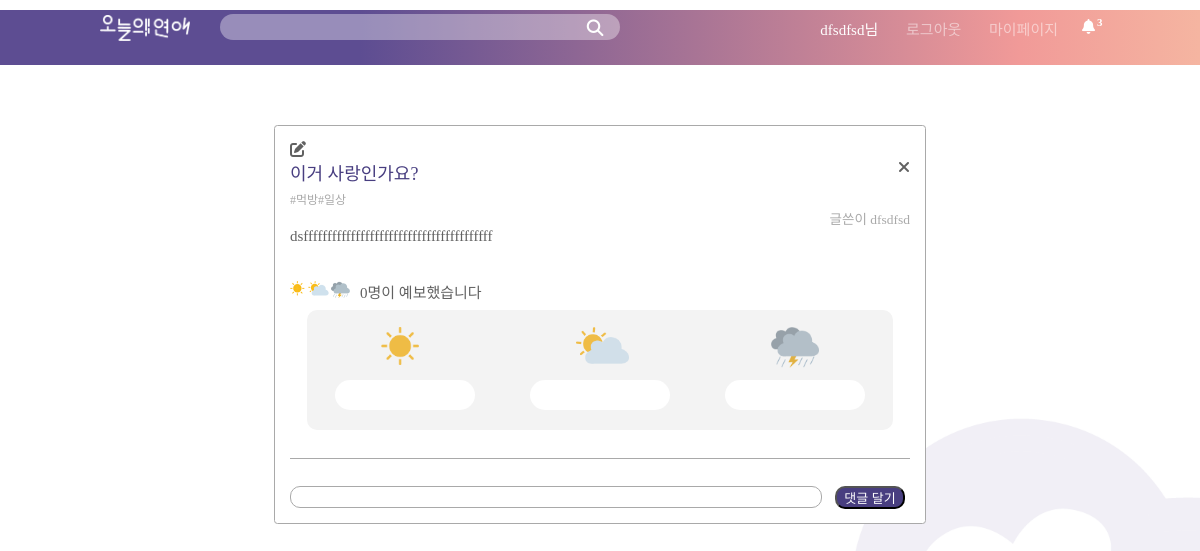
Page /home/3/ (signed in) on the committed database.
### feedpage/models.py (models this page shows, shortened)
class Profile(models.Model):
    user = models.OneToOneField(User, on_delete=models.CASCADE, null=True)
    nickname = models.CharField(max_length=20, blank=True)
    gender = models.CharField(max_length=20, blank=True)
    age = models.CharField(max_length=20, blank=True)
    lovestatus= models.CharField(max_length=20, blank=True)
    profile_photo = ProcessedImageField(upload_to= 'profile_photos',
                                        processors=[ResizeToFill(300, 400)],
                                        options={'quality': 90})
    score= models.IntegerField(default= 0) #user 등급 위한 점수 관리

class Feed(models.Model):
    title = models.CharField(max_length=256)
    content = models.TextField()
    created_at = models.DateTimeField(default=timezone.now)
    updated_at = models.DateTimeField(blank=True, null=True)
    anonymous = models.BooleanField(default=False)
    author = models.ForeignKey(User, null=True, on_delete= models.CASCADE)
    sunny_content =models.CharField(max_length=256)
    cloudy_content= models.CharField(max_length=256)
    rainy_content=models.CharField(max_length=256)
    sunny_users = models.ManyToManyField(User, blank=True, related_name='feeds_sunny', through='Sunny')
    cloudy_users = models.ManyToManyField(User, blank=True, related_name='feeds_cloudy', through='Cloudy')
    rainy_users = models.ManyToManyField(User, blank=True, related_name='feeds_rainy', through='Rainy')
    nickname=models.CharField(max_length=200, blank=True)
    feed_photos = models.ManyToManyField(Photos, related_name='feed_photo')
    hashtag_str=models.TextField(blank=True)
    result= models.CharField(default='not confirmed', max_length=200) #결과 확정.

### feedpage/views.py (the view, shortened to what this page needs)
# urls.py: path('<int:id>/', views.show, name='show'),
def show(request, id):
    if request.method == 'GET':
        feed = Feed.objects.get(id=id)
        notifs= Notification.objects.filter(user=request.user, viewed=False)
        return render(request, 'feedpage/show.html', {'feed': feed, 'notifs':notifs})

### feedpage/templates/feedpage/show.html (shortened to what this page needs)
{% extends 'base.html' %}
{% block content %}
{% load static %}
<link rel="stylesheet"  href="{% static 'feedpage/search.css' %}" />
  <div class="all_body">
    <div class=bg>
    </div>
    <div class=contents_wrapper>
    <div button_wrapper>
      <a href="/home/{{feed.id}}/edit/"> <i style="color: #616161;" class="fas fa-edit" id="editButton"></i> </a>
    </div>
      <div class="feed_head">
        <div class= "feed_title">
          <p> {{ feed.title }}</p>
        </div>
        <div class="feed_delete">
          {% if request.user == feed.author %}
            <a href = "/home/{{feed.id}}/delete" onclick="return confirm('정말 삭제하시겠습니까?')"><i style="color:#616161;"class="fas fa-times"></i></a>
          {% endif %}
        </div>
      </div>
      <div class="hashtag">
        <p style="font-size:12px;">{{ feed.hashtag_str }}</p>
      </div>
          {% if feed.anonymous %}
            <p style="font-size:13.5px; text-align:right; color:#A9A9A9;">글쓴이   {{feed.nickname}}</p>
          {% else %}
            <p style="font-size:13.5px; text-align:right; color:#A9A9A9;">글쓴이  {{ feed.author.profile.nickname }} </p>
          {% endif %}
      <div class = "feed_content">
            <p style="font-size:15px; text-align:left; color:#616161;">{{ feed.content }}</p>
      </div>
      <br>
          <br>
        <div class="forecast">
          {% load mathfilters %}
          {% with total=feed.sunny_users.count|add:feed.cloudy_users.count|add:feed.rainy_users.count %}
            {% if feed.result == 'not confirmed' %}
              {% if user not in feed.sunny_users.all and user not in feed.cloudy_users.all and user not in feed.rainy_users.all %}
                  <div class="forecast_title">
                    <img style="width:60px; height:auto;" src= "{% static 'feedpage/img/three.png' %}" />
                    <div class="forecast_number"><p> {{total}}명이 예보했습니다 </p> </div>
                  </div>
                  <div class = "optionbox">
                    <div class = "weather">
                      <div class = "sunny">
                        <img style = "width: 38px; height: auto;" src="{% static 'feedpage/img/sunny.png' %}" />
                      </div>
                      <div class = "cloudy">
                        <img style = "width: 53px; height: auto;" src="{% static 'feedpage/img/cloudy.png' %}" />
                      </div>
                      <div class = "rainy">
                        <img style = "width: 48px; height: auto;" src="{% static 'feedpage/img/rainy.png' %}" id="rainy"/>
                      </div>
                    </div>
                    <div class = "option_blank">
                      <div class = "option1">
                        <label class="container">
                          <div id ="option1">
                            <p id=optionfont>  <p id = "optionfont"> {{feed.sunny_content}}</p></div>
                        </label>
                        <a href="/home/{{ feed.id }}/sunny"> <span class="checkmark"></span></a>
                      </div>
                      <div class = "option2">
                        <label class="container2">
                          <div id ="option2">
                            <p id=optionfont> <p id = "optionfont">{{feed.cloudy_content}}</p></div>
                        </label>
                        <a href="/home/{{ feed.id }}/cloudy"><span class="checkmark2"></span></a>
                      </div>
                      <div class = "option3">
                        <label class="container3">
                          <div id ="option3">
                            <p id = "optionfont"> <p id = "optionfont"> {{feed.rainy_content}}</p></div>
                        </label>
                        <a href="/home/{{ feed.id }}/rainy"><span class="checkmark3"></span></a>
                      </div>
                    </div>
                  </div>
              {% endif %}
            {% endif %}
          {% endwith %}
        </div>
          <div class="line"></div>
          <br>
          <form action="/home/{{ feed.id }}/comments/" method="POST">
            <div class="comment_box">
              <input type="text" id = "text_comment" name="content" />
              <button class="comment_submit" type="submit">댓글 달기</button>
            </div>
          </form>
      </div>
    </div>
{% endblock content %}

### feedpage/templates/base.html (shortened to what this page needs)
<!DOCTYPE html>
{% load static %}
    <html>
      <head>
        <link rel="stylesheet"  href="{% static 'feedpage/base.css' %}" />
      </head>
      <header>
         <a href = "/home/"> <img src="{% static 'feedpage/img/logo3.png' %}" class="logo"/></a>
        <div class = "left" sytle ="text-align: center;">
          <form action="/home/search" method="get">
            <input type="text" id="search_box" name="hashtags" value="{{ hashtags }}">
            <button type="submit" id="search_button"></button>
          </form>
        </div>
        <div class = "right" style="text-align: right;">
            <a class = "username">
            {% if user.is_authenticated %}
              {{  user.profile.nickname }}님
            </a>
            <p1><a class = "logout" href="{% url 'login'%}?next={{request.path}}">로그아웃</a></p1>
            <p2><a class = "mypage" href="{% url 'mypage'%}">마이페이지</a></p2>
            <a class="button_icon" href= "#popup1"><i class="fas fa-bell fa-sm" style= "color: #ffffff;"></i>
            <div class = "count_icon" ><p>{{ user.notification_set.count }}</p></div> </a>
          {% endif %}
      </header>
      <body>
      {% block content %}
      {% endblock %}
      </body>

### feedpage/static/feedpage/base.css (style rules this page uses)
* { margin: 0; padding: 0; }
header { position: fixed; height: 55px; z-index: 99; width: 100%; background: rgb(93,77,146); background: linear-gradient(90deg, rgba(93,77,146,1) 5%, rgba(93,77,146,1) 30%, rgba(241,154,152,1) 85%, rgba(245,181,161,1) 100%); }
.logo { position: fixed; width: 90px; height: auto; margin-left: 100px; top: 15px; }
.left { position: fixed; width: 500px; height: 44px; left: 220px; top: 14px; }
.right { color: white; position: fixed; width: 500px; height: auto; right: 130px; top: 18px; font-size: 15px; }
#search_box { font-size: 12px; width: 400px; height: 26px; border-radius: 16px; border: 0px; background: rgba(255,255,255, 36%); text-align-last:center; }
#search_button { position: absolute; background: rgba(255,255,255, 0%); border: 0px; width: 20px; height: 20px; right: 115px; top: 4px; }
.username { color: white; text-decoration: none; position: relative; margin: 12px; font-size: 15px; }
.logout, .mypage { color: rgba(255,255,255, 50%); text-decoration: none; position: relative; margin: 12px; font-size: 15px; }
.logout::after, .mypage::after { position: absolute; content: ""; border-radius: 30px; background: white; mix-blend-mode: exclusion; width: calc(100% + 20px); height: 0; bottom: -4px; left: -10px; transition: all .3s cubic-bezier(0.445, 0.05, 0.55, 0.95); }
.all_body { position: relative; top: 55px; }
.button_icon { position: relative; width: fit-content; margin-left: 12px; margin-right: 12px; font-size: 17px; position: absolute; background: rgba(255,255,255, 0%); text-decoration: none; }
.count_icon { position: absolute; left: 15px; bottom: 10px; }
.count_icon > p { font-size: 11px; font-weight: 600; color: white; position: relative; }

### feedpage/static/feedpage/search.css (style rules this page uses)
body { font-family: 'Nanum+Gothic:400'; }
.bg { position: fixed; top: -50%; left: -50%; width: 200%; height: 200%; }
.contents_wrapper { position: relative; display: block; width: 620px; height: auto; border: 0.5px solid #A9A9A9; border-radius: 3.445px; padding: 15px; margin-top: 10px; background: white; top: 60px; margin-left: auto; margin-right: auto; }
.feed_head { display:flex; }
.feed_delete { position:absolute; right:15px; }
.feed_title { font-size:18px; text-align:left; color:#483e80; }
.hashtag { text-align:left; color:#A9A9A9; font-size:11px; margin-top: 5px; }
.forecast_number { position: absolute; left:85px; font-size: 15px; color:#616161; }
.forecast_title { display:flex; width: 500px; }
.line { width: 620px; height: 20px; border-top: 1px solid #A9A9A9; position: absolute; }
.comment_box { position:relative; display:flex; width:620px; margin-top:10px; margin-left: auto; margin-right: auto; }
#text_comment { position:relative; width:530px; height: 20px; background:rgb(255, 255, 255); border: 1px solid #A9A9A9; border-radius: 10px; }
.comment_submit { position: absolute; right: 5px; width:70px; font-size: 13px; background: #483e80; color:white; border-radius: 10px; }
.optionbox { position: relative; width: 586px; height: 120px; display: block; bottom: 3px; margin-top: 15px; margin-bottom: 25px; margin-left: auto; margin-right: auto; background: #f3f3f3; border-radius: 10px; border: 0px solid; }
.weather { height: 65px; display: flex; }
.optionbox img { position: relative; top: 10px; }
.sunny, .cloudy, .rainy { width: 48px; height: 50px; margin: auto; }
.option_blank { width: 586px; height: 40px; display: flex; }
#option1 { position: relative; background: white; width: 140px; height: 30px; border: 0px; border-radius: 23px; text-align-last: center; }
#option2 { position: relative; background: white; width: 140px; height: 30px; border: 0px; border-radius: 23px; text-align-last: center; }
#option3 { position: relative; background: white; width: 140px; height: 30px; border: 0px; border-radius: 23px; text-align-last: center; }
.option1, .option2, .option3 { width: 140px; height: 30px; margin: auto; text-align: center; }
.checkmark { position: absolute; left: 0; height: 115px; width: 185px; border-radius: 10px; border: 0px solid #483e80; background: rgba(0, 0, 0, 0); top: 0; }
.checkmark2 { position: absolute; left: 198px; height: 115px; width: 185px; border-radius: 10px; border: 0px solid #483e80; background: rgba(0, 0, 0, 0); top: 0; }
.checkmark3 { position: absolute; right: 0px; height: 115px; width: 185px; border-radius: 10px; border: 0px solid #483e80; background: rgba(0, 0, 0, 0); top: 0; }

### rows in the picture
Feed: title "이거 사랑인가요?", hashtag_str "#먹방#일상", author.profile.nickname "dfsdfsd", content "dsffffffffffffffffffffffffffffffffffffffff"

### other values in the picture
{{ user.profile.nickname }} "dfsdfsd"
{{ user.notification_set.count }} "3"
{{ total }} "0"
